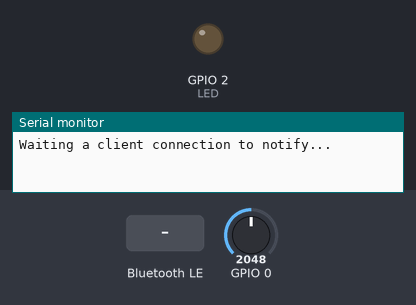
The sketch below on a simulated ESP32. Shown: output pins drawn as LEDs (lit = HIGH), the last lines printed to the serial monitor. Inputs (shaded band) come from the test bench; at power-on: GPIO 0 = 2048. Nothing arrives over Bluetooth unless stated; a phone connects over Bluetooth LE 3 s after start.

Above: at 1.2 s.
1.3 s: Bluetooth LE write "LED1.ON" received
At 2.5 s:
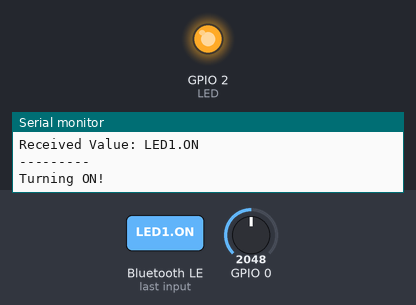
2.8 s: Bluetooth LE write "LED1.OFF" received
At 3.7 s:
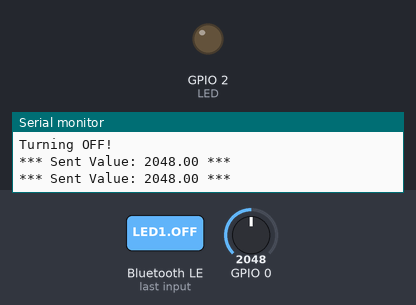
Timing chart, 0 to 5.8 s (numbered marks = the images above; inputs shaded):
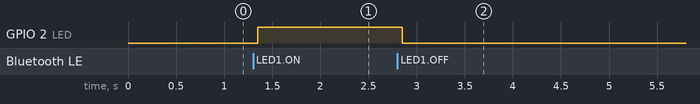

Measured:
- after the input at 1.3 s, GPIO 2 (LED): LOW → HIGH after 0.05 s
- after the input at 2.8 s, GPIO 2 (LED): HIGH → LOW after 0.05 s

The sketch:

BLE_Test1.ino
```cpp
/*
    Video: https://www.youtube.com/watch?v=oCMOYS71NIU
    Based on Neil Kolban example for IDF: https://github.com/nkolban/esp32-snippets/blob/master/cpp_utils/tests/BLE%20Tests/SampleNotify.cpp
    Ported to Arduino ESP32 by Evandro Copercini

   Create a BLE server that, once we receive a connection, will send periodic notifications.
   The service advertises itself as: 6E400001-B5A3-F393-E0A9-E50E24DCCA9E
   Has a characteristic of: 6E400002-B5A3-F393-E0A9-E50E24DCCA9E - used for receiving data with "WRITE"
   Has a characteristic of: 6E400003-B5A3-F393-E0A9-E50E24DCCA9E - used to send data with  "NOTIFY"

   The design of creating the BLE server is:
   1. Create a BLE Server
   2. Create a BLE Service
   3. Create a BLE Characteristic on the Service
   4. Create a BLE Descriptor on the characteristic
   5. Start the service.
   6. Start advertising.

   In this example rxValue is the data received (only accessible inside that function).
   And txValue is the data to be sent, in this example just a byte incremented every second.
*/

#include <BLEDevice.h>
#include <BLEServer.h>
#include <BLEUtils.h>
#include <BLE2902.h>

BLECharacteristic *pCharacteristic;
bool deviceConnected = false;
bool lastDeviceConnectedState = false;
float txValue = 0;
const int LED = 2; // Could be different depending on the dev board. I used the DOIT ESP32 dev board.
String rxValue;

//std::string rxValue; // Could also make this a global var to access it in loop()

// See the following for generating UUIDs:
// https://www.uuidgenerator.net/

#define SERVICE_UUID           "6E400001-B5A3-F393-E0A9-E50E24DCCA9E" // UART service UUID
#define CHARACTERISTIC_UUID_RX "7ac6d961-1f73-4241-9df7-362beb29b70d"
#define CHARACTERISTIC_UUID_TX "d53c9aca-0642-495c-b07b-c5ea47ee23df"

BLEServer *pServer;

class MyServerCallbacks: public BLEServerCallbacks {
    void onConnect(BLEServer* pServer) {
      deviceConnected = true;
    };

    void onDisconnect(BLEServer* pServer) {
      deviceConnected = false;
    }
};

class MyCallbacks: public BLECharacteristicCallbacks {
    void onWrite(BLECharacteristic *pCharacteristic) {
      rxValue = pCharacteristic->getValue();

      if (rxValue.length() > 0) {

        // For Debugging
        Serial.println("*********");
        Serial.print("Received Value: ");
        Serial.println(rxValue);
        Serial.println("---------");

        // Do Stuff Here
        if (rxValue == "LED1.ON") {
          Serial.println("Turning ON!");
          digitalWrite(LED, HIGH);
        } else if (rxValue == "LED1.OFF") {
          Serial.println("Turning OFF!");
          digitalWrite(LED, LOW);
        }
      }
    }
};

void setup() {
  Serial.begin(115200);

  pinMode(LED, OUTPUT);

  // Create the BLE Device
  BLEDevice::init("ESP32_ARMM_BLE"); // Give it a name

  // Create the BLE Server
  pServer = BLEDevice::createServer();
  pServer->setCallbacks(new MyServerCallbacks());

  // Create the BLE Service
  BLEService *pService = pServer->createService(SERVICE_UUID);

  // Create a BLE Characteristic
  pCharacteristic = pService->createCharacteristic(
                      CHARACTERISTIC_UUID_TX,
                      BLECharacteristic::PROPERTY_NOTIFY
                    );

  pCharacteristic->addDescriptor(new BLE2902());

  BLECharacteristic *pCharacteristic = pService->createCharacteristic(
                                         CHARACTERISTIC_UUID_RX,
                                         BLECharacteristic::PROPERTY_WRITE
                                       );

  pCharacteristic->setCallbacks(new MyCallbacks());

  // Start the service
  pService->start();

  // Start advertising
  pServer->getAdvertising()->start();
  Serial.println("Waiting a client connection to notify...");
}

void loop() {
  if (deviceConnected) { // Run when a device is connected....

    // Generate a random value
    txValue = analogRead(0);

    // Convert value to a string
    char txString[8];
    dtostrf(txValue, 1, 2, txString); // float_val, min_width, digits_after_decimal, char_buffer

    // Alternative tx methods
    // pCharacteristic->setValue(&txValue, 1); // To send the integer value
    // pCharacteristic->setValue("Hello!"); // Sending a test message

    // Transmit the string
    pCharacteristic->setValue(txString);

    // Notify a characteristic change
    pCharacteristic->notify();
    Serial.print("*** Sent Value: ");
    Serial.print(txString);
    Serial.println(" ***");

  /*
    You can add the rxValue checks down here instead
    if you set "rxValue" as a global var at the top!
    Note you will have to delete "std::string" declaration
    of "rxValue" in the callback function.
    if (rxValue == "LED1.ON") {
      Serial.println("Turning ON!");
      digitalWrite(LED, HIGH);
    } else if (rxValue == "LED1.OFF") {
      Serial.println("Turning OFF!");
      digitalWrite(LED, LOW);
    }

  */

  } else if (lastDeviceConnectedState != deviceConnected) { // If there is not a device connected

    Serial.println();
    Serial.print("Lost Connection. Relaunching BLE service....   ");
    pServer->getAdvertising()->start();
    Serial.println("Relaunched!");
  }

  // Update last device state
  lastDeviceConnectedState = deviceConnected;

  delay(500);
}
```
